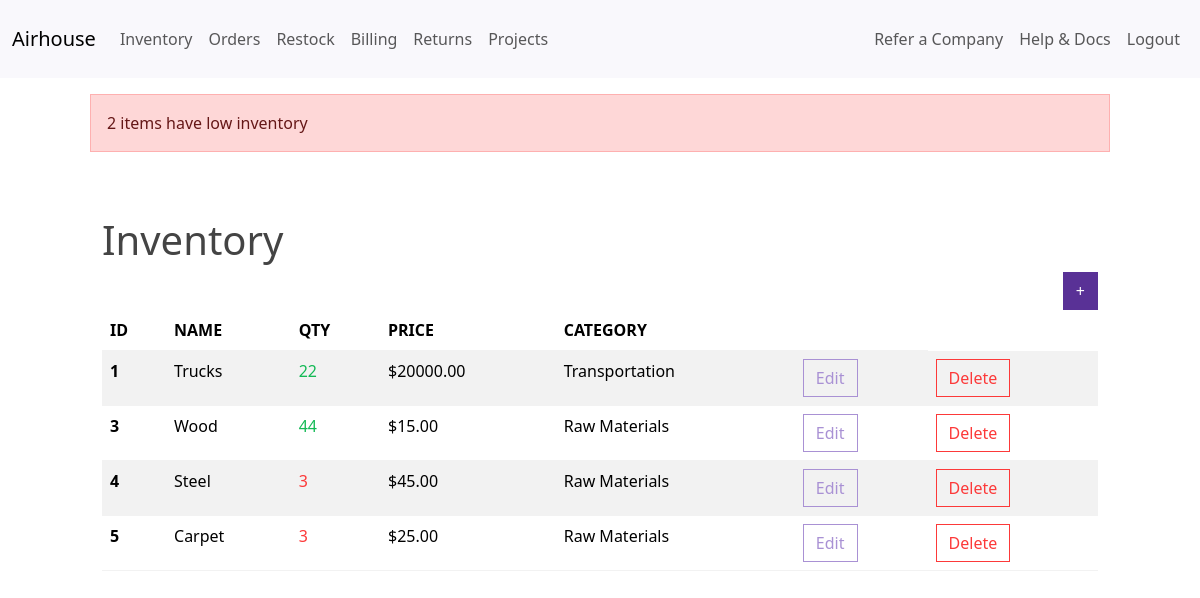
/dashboard/ (signed in), run on the app's committed database.
### airhouse/models.py (models this page shows, shortened)
class InventoryItem(models.Model):
    name = models.CharField(max_length=200)
    quantity = models.IntegerField()
    price = models.DecimalField(max_digits=10, decimal_places=2)
    category = models.ForeignKey('Category', on_delete=models.SET_NULL, blank=True, null=True)
    date_created = models.DateTimeField(auto_now_add=True)
    user = models.ForeignKey(get_user_model(), on_delete=models.CASCADE)

class Category(models.Model):
    name = models.CharField(max_length=200)
    class Meta:
        verbose_name_plural = 'categories'

### airhouse/views.py (the view)
# urls.py: path('dashboard/', Dashboard.as_view(), name='dashboard'),
class Dashboard(LoginRequiredMixin, View):
    def get(self, request):
        items = InventoryItem.objects.filter(user=self.request.user.id).order_by('id')
        low_inventory = InventoryItem.objects.filter(
            user=self.request.user.id,
            quantity__lte=LOW_QUANTITY
        )
        if low_inventory.count() > 0:
            if low_inventory.count() > 1:
                messages.error(request, f'{low_inventory.count()} items have low inventory')
            else:
                messages.error(request, f'{low_inventory.count()} item has low inventory')
        low_inventory_ids = InventoryItem.objects.filter(
            user=self.request.user.id,
            quantity__lte=LOW_QUANTITY
        ).values_list('id', flat=True)
        return render(request, 'airhouse/dashboard.html', {'items': items, 'low_inventory_ids': low_inventory_ids})

### airhouse/templates/airhouse/dashboard.html (shortened to what this page needs)
{% extends 'airhouse/base.html' %}
{% block content %}
    {% if messages %}
        <div class="row mt-3">
            {% for message in messages %}
                {% if message.tags == 'error' %}
                    <div class="col-md-10 col-12 mx-auto alert alert-danger">
                        {{ message }}
                    </div>
                {% else %}
                    <div class="col-md-10 col-12 mx-auto alert alert-success">
                        {{ message }}
                    </div>
                {% endif %}
            {% endfor %}
    {% endif %}
        </div>
    <div class="row">
        <div class="col-md-10 col-12 mx-auto mt-5">
            <h1>Inventory</h1>
            <div class="d-flex justify-content-end">
                <a href="{% url 'add-item' %}" class="btn btn-primary">+</a>
            </div>
            <table class="table table-hover table-striped">
                <thead>
                    <tr>
                        <th scope="col">ID</th>
                        <th scope="col">NAME</th>
                        <th scope="col">QTY</th>
                        <th scope="col">PRICE</th>
                        <th scope="col">CATEGORY</th>
                        <th scope="col"></th>
                    </tr>
                </thead>
                <tbody>
                    {% for item in items %}
                    <tr>
                        <th scope="row">{{ item.id }}</th>
                        <td>{{ item.name }}</td>
                        {% if item.id in low_inventory_ids %}
                            <td class="text-danger">{{ item.quantity }}</td>
                        {% else %}
                            <td class="text-success">{{ item.quantity }}</td>
                        {% endif %}
                        <td>${{ item.price }}</td>
                        <td>{{ item.category.name }}</td>
                        <td><a href="{% url 'edit-item' item.id %}" class="btn btn-outline-secondary">Edit</a></td>
                        <td><a href="{% url 'delete-item' item.id %}" class="btn btn-outline-danger">Delete</a></td>
                    </tr>
                    {% endfor %}
                </tbody>
            </table>
        </div>
    </div>
{% endblock content %}

### data on the page
InventoryItem: id "1", name "Trucks", quantity "22", price "20000.00", category.name "Transportation"
InventoryItem: id "3", name "Wood", quantity "44", price "15.00", category.name "Raw Materials"
InventoryItem: id "4", name "Steel", quantity "3", price "45.00", category.name "Raw Materials"
InventoryItem: id "5", name "Carpet", quantity "3", price "25.00", category.name "Raw Materials"

### other printed values
{{ message }} "2 items have low inventory"
